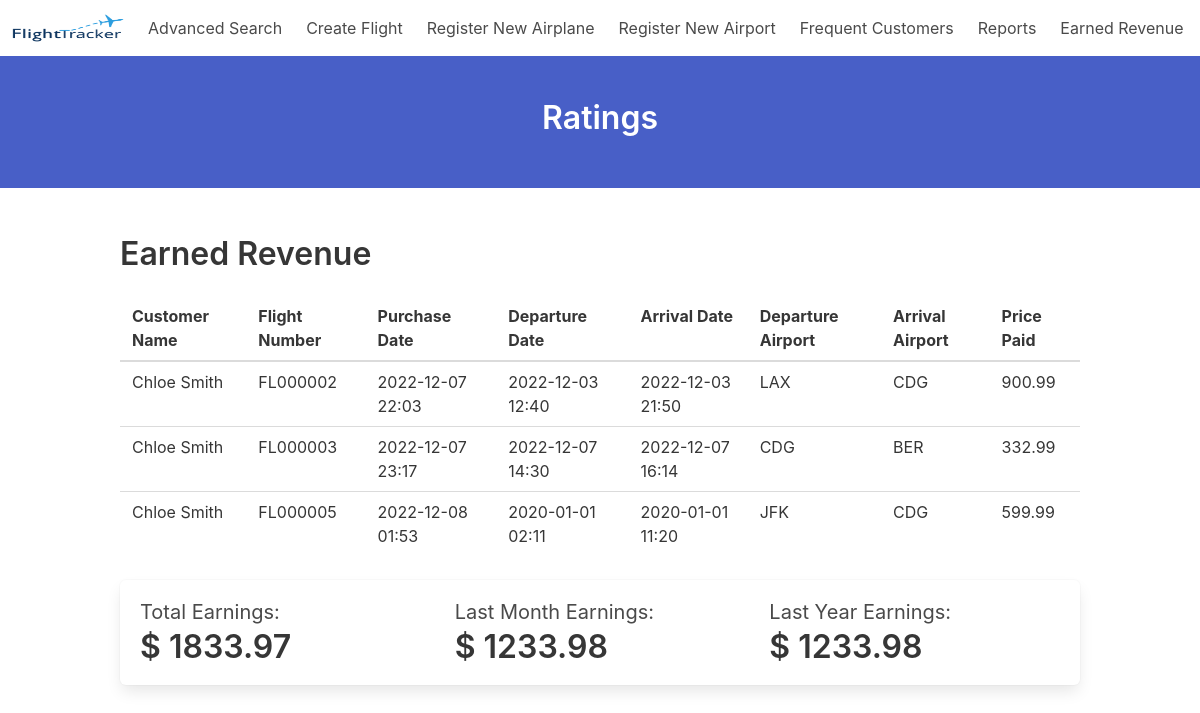
Screenshot of /view_earned_revenue (signed in) with the database file from the repository.
### website/models.py (models this page shows)
class Flight(models.Model):
    airline = models.ForeignKey(Airline, on_delete=models.CASCADE)
    flight_number = models.CharField(max_length=30, primary_key=True)
    base_price = models.DecimalField(max_digits=10, decimal_places=2)
    airplane = models.ForeignKey(Airplane, on_delete=models.CASCADE)
    departure_airport = models.ForeignKey(Airport, on_delete=models.CASCADE, related_name='departure_airport')
    arrival_airport = models.ForeignKey(Airport, on_delete=models.CASCADE, related_name='arrival_airport')
    departure_date = models.DateTimeField()
    arrival_date = models.DateTimeField()
    status = models.CharField(max_length=30)
    class Meta:
        unique_together = (('airline', 'flight_number'),)

class Airport(models.Model):
    name = models.CharField(max_length=30, primary_key=True)
    city = models.CharField(max_length=30)
    country = models.CharField(max_length=2)
    airport_type = models.CharField(max_length=30)

class Ticket(models.Model):
    ticket_id = models.AutoField(primary_key=True)
    sold_price = models.DecimalField(max_digits=10, decimal_places=2)
    card_type = models.CharField(max_length=30)
    card_number = models.CharField(max_length=16)
    expiration_date = models.DateField()
    security_code = models.CharField(max_length=4)
    purchase_date = models.DateTimeField()
    customer = models.ForeignKey(Customer, on_delete=models.CASCADE)
    flight = models.ForeignKey(Flight, on_delete=models.CASCADE)

### website/views.py (the view)
# urls.py: path('view_earned_revenue', views.view_earned_revenue, name='view_earned_revenue'),
def view_earned_revenue(request):
    context = {}
    context['title'] = 'Ratings'
    context['flights'] = []
    if request.session.get('username') is not None:
        context['username'] = request.session['username']
        if request.session['type'] == 'customer':
            context['type'] = 'customer'
        elif request.session['type'] == 'airline_staff':
            context['type'] = 'airline_staff'
        else:
            context['type'] = 'error'
    else:
        return redirect('login')
    if context['type'] != 'airline_staff':
        return redirect('login')
    tickets = Ticket.objects.raw(f'''
    SELECT *
    FROM website_ticket JOIN website_flight ON website_ticket.flight_id = website_flight.flight_number
    WHERE website_flight.airline_id IN (
        SELECT airline_id FROM website_airlinestaff WHERE username = "{bleach_sql(request.session['username'])}"
        );
    ''')
    context['tickets'] = []
    context['total_revenue'] = 0
    context['last_month_revenue'] = 0
    context['last_year_revenue'] = 0
    for ticket in tickets:
        context['tickets'].append({
            'customer_name': ticket.customer.fname + ' ' + ticket.customer.lname,
            'flight_number': ticket.flight.flight_number,
            'purchase_date': datetime.datetime.strftime(ticket.purchase_date, '%Y-%m-%d') + ' ' + datetime.datetime.strftime(ticket.purchase_date, '%H:%M'),
            'departure_date': datetime.datetime.strftime(ticket.flight.departure_date, '%Y-%m-%d %H:%M'),
            'arrival_date': datetime.datetime.strftime(ticket.flight.arrival_date, '%Y-%m-%d %H:%M'),
            'departure_airport': ticket.flight.departure_airport.name,
            'arrival_airport': ticket.flight.arrival_airport.name,
            'price_paid': ticket.sold_price,
            })
        if ticket.flight.departure_date > utc.localize(datetime.datetime.now() - datetime.timedelta(days=30)):
            context['last_month_revenue'] += ticket.sold_price
        if ticket.flight.departure_date > utc.localize(datetime.datetime.now() - datetime.timedelta(days=365)):
            context['last_year_revenue'] += ticket.sold_price
        context['total_revenue'] += ticket.sold_price
    return render(request, 'website/view_earned_revenue.html', context)

### website/views.py (called while the page is built)
def bleach_sql(s):
    return s.replace(';', '').replace('--', '').replace('/*', '').replace('*/', '').replace('=', '').replace('\'', '').replace('"', '').replace('`', '')

### website/templates/website/view_earned_revenue.html
{% extends "website/base.html" %}
{% block content %}
    <h1 class="title">Earned Revenue</h1>
    {% if tickets %}
        <table class="table is-fullwidth">
            <thead>
                <tr>
                    <th>Customer Name</th>
                    <th>Flight Number</th>
                    <th>Purchase Date</th>
                    <th>Departure Date</th>
                    <th>Arrival Date</th>
                    <th>Departure Airport</th>
                    <th>Arrival Airport</th>
                    <th>Price Paid</th>
                </tr>
            </thead>
            <tbody>
                {% for ticket in tickets %}
                    <tr>
                        <td>{{ ticket.customer_name }}</td>
                        <td>{{ ticket.flight_number }}</td>
                        <td>{{ ticket.purchase_date }}</td>
                        <td>{{ ticket.departure_date }}</td>
                        <td>{{ ticket.arrival_date }}</td>
                        <td>{{ ticket.departure_airport }}</td>
                        <td>{{ ticket.arrival_airport }}</td>
                        <td>{{ ticket.price_paid }}</td>
                    </tr>
                {% endfor %}
            </tbody>
        </table>
        <div class="box">
            <div class="columns">
                <div class="column">
                    <h2 class="subtitle">Total Earnings:</h2>
                    <h1 class="title">$ {{total_revenue}}</h1>
                </div>
                <div class="column">
                    <h2 class="subtitle">Last Month Earnings:</h2>
                    <h1 class="title">$ {{last_month_revenue}}</h1>
                </div>
                <div class="column">
                    <h2 class="subtitle">Last Year Earnings:</h2>
                    <h1 class="title">$ {{last_year_revenue}}</h1>
                </div>
            </div>
        </div>
    {% else %}
        <p>No flights found.</p>
    {% endif %}
{% endblock %}

### rows the page displays
Flight: flight_number "FL000002"
Airport: departure_airport "LAX"
Airport: arrival_airport "CDG" "CDG", departure_airport "CDG"
Ticket: price_paid "900.99"
Flight: flight_number "FL000003"
Airport: arrival_airport "BER"
Ticket: price_paid "332.99"
Flight: flight_number "FL000005"
Airport: departure_airport "JFK"
Ticket: price_paid "599.99"

### other values shown
{{ title }} "Ratings"
{{ ticket.customer_name }} "Chloe Smith" "Chloe Smith" "Chloe Smith"
{{ ticket.purchase_date }} "2022-12-07 22:03" "2022-12-07 23:17" "2022-12-08 01:53"
{{ ticket.departure_date }} "2022-12-03 12:40" "2022-12-07 14:30" "2020-01-01 02:11"
{{ ticket.arrival_date }} "2022-12-03 21:50" "2022-12-07 16:14" "2020-01-01 11:20"
{{ total_revenue }} "1833.97"
{{ last_month_revenue }} "1233.98"
{{ last_year_revenue }} "1233.98"
